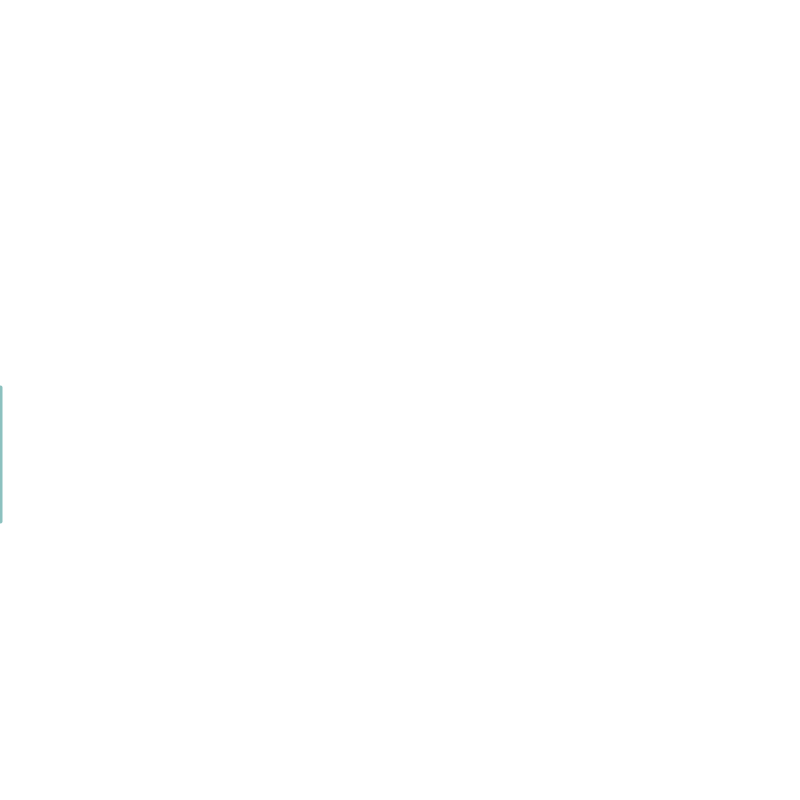
Frame 1 (no input)
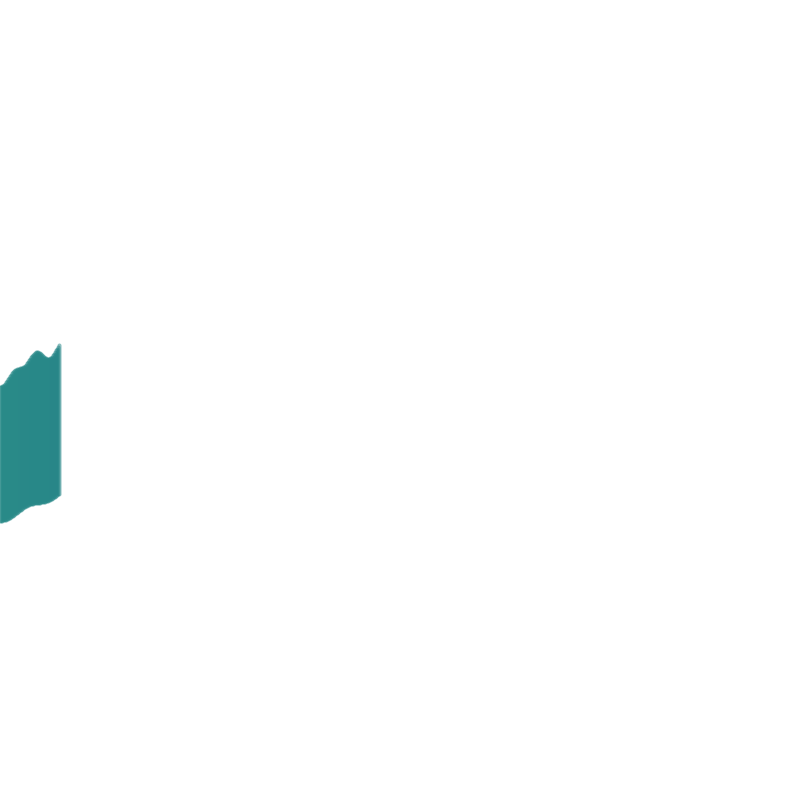
Frame 60 (the mouse pressed at the canvas centre just before this capture)
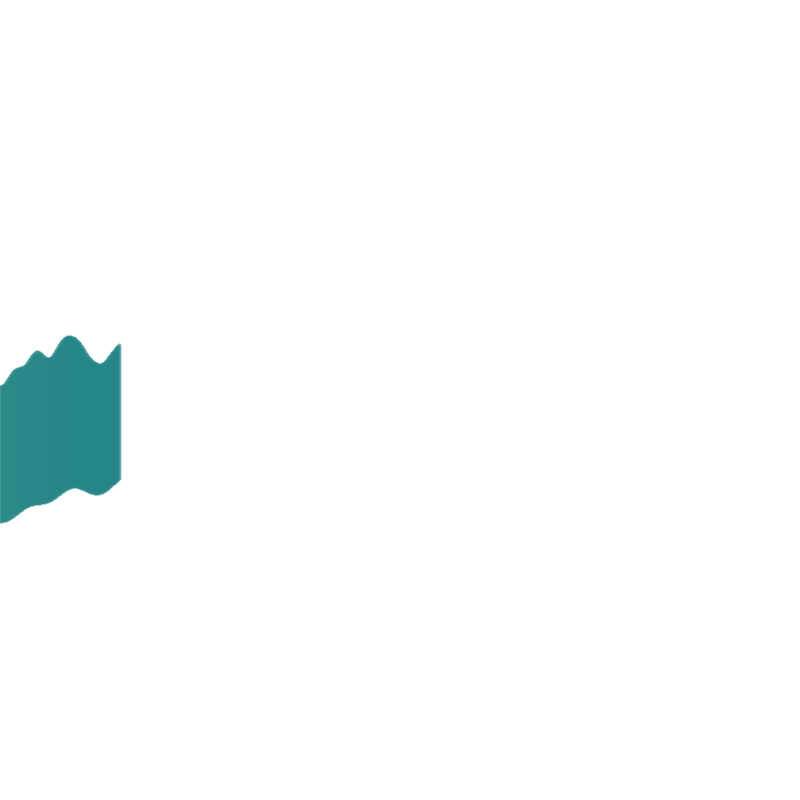
Frame 120 (the mouse held since frame 60 and released just before this capture)

The Processing sketch that drew these frames (run headless with seeded random() and noise(); from frame 60 on, the mouse is pressed at the canvas centre):

// Processing sketch: processing_45887
// ── processing_45887.pde

float n = 0;
float o = 0;
float p = random(255);
float q = random(255);
int x = 0;

void setup()
{
  size(800, 800);
  colorMode(RGB, 255);
  background(255);
  smooth();
}

void draw() 
{
  strokeWeight(4);
  stroke(128*noise(p), 64+128*noise(q), 128, 128);
  line(x, (height/2)+(width/4)*noise(o), x, (height/3)+(width/4)*noise(n));
  
  n+=0.01;
  o+=0.005;
  p+=0.001;
  q+=0.001;
  x++;
  
  if (x>width)
  {
    x = 0;
    stroke(255, 32);
    fill(255, 32);
    rect(0, 0, width, height);
  }
}
